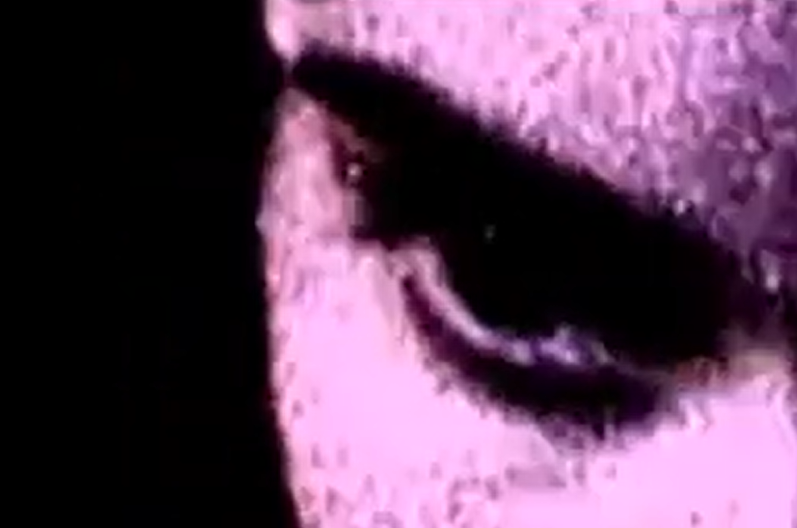
#> input picture docs/img/eye-reference.png, 797 x 528 px
$ python style_assets.py
#> lines starting #> are read from the running program, lines starting #| are printed output that depends on the picture
"""Build the image assets of the visual style (docs/visual-style.md) from the reference images.

    python tools/style_assets.py

Needs Pillow, which the application itself does not use. Writes:

    static/img/eye.png    the eye from docs/img/eye-reference.png, reduced to coarse pixels and
                          mapped onto the palette with ordered dithering; the browser enlarges it
                          without smoothing (image-rendering: pixelated) and the CSS fades it.
                          Background of the login page
    static/img/bg-*.png   the same treatment for parts cut from docs/img/style-reference.webp,
                          one per screen (CROPS below)
    static/img/grain.png  a tile of loose pink pixels, laid over surfaces for grit
    static/img/edge.png   a strip of pixels that thins out from top to bottom, under the navbar;
                          used as a mask, so the CSS gives it the accent colour of the screen.
                          Drawn at its display size (2x2 blocks), so the mask is never smoothed
"""
import os
import random

from PIL import Image

ROOT = os.path.dirname(os.path.dirname(os.path.abspath(__file__)))

# Palette from the reference images, dark to light.
RAMP = ["#030001", "#1c0719", "#612d58", "#cf8dc9", "#ffc0fc"]
PINK = (255, 192, 252)

# 4x4 Bayer matrix for ordered dithering, values 0..15.
BAYER = [
    [0, 8, 2, 10],
    [12, 4, 14, 6],
    [3, 11, 1, 9],
    [15, 7, 13, 5],
]


# Parts of docs/img/style-reference.webp (left, top, right, bottom), one background per screen.
CROPS = {
    "dashboard": (760, 250, 1500, 710),         # eye and eyebrow
    "interpreters": (0, 640, 720, 1100),        # hand on the microphone
    "interpreter-form": (1150, 560, 1890, 1020),  # beard
    "meetings": (540, 820, 1280, 1280),         # mouth and cigarette
    "meeting-form": (380, 380, 1120, 840),      # nose
    "error": (560, 0, 1300, 460),               # forehead and eyebrow
    "bookings": (1100, 20, 1840, 480),          # brow and hair, right
    "booking-form": (700, 850, 1445, 1310),     # lips and chin
    "invoices": (1170, 960, 1910, 1420),        # cheek, lower right
    "invoice-form": (320, 170, 1060, 630),      # dark profile and nose
    "worklists": (1000, 300, 1740, 760),        # temple and ear
}


def hex_rgb(value):
    return tuple(int(value[i:i + 2], 16) for i in (1, 3, 5))


def dither(source, name, width=200):
    """Reduce an image to `width` coarse pixels and map it onto RAMP with ordered dithering."""
#> called with name = 'eye.png', width = 200
    source = source.convert("L")
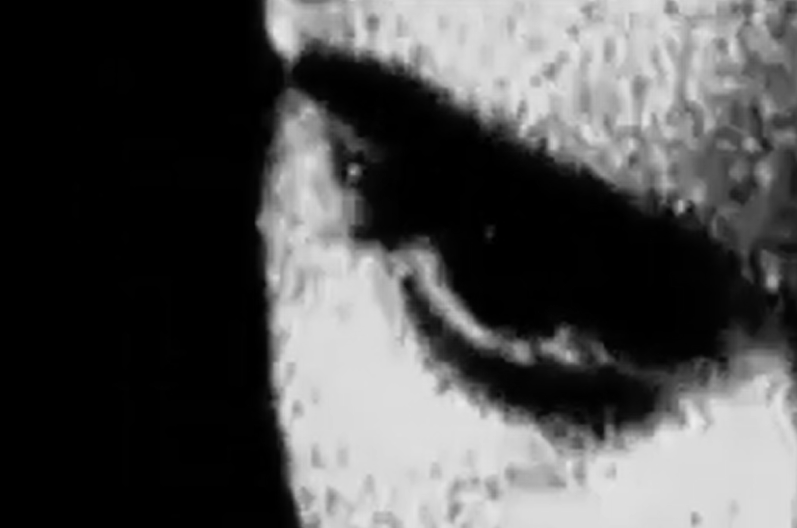
#> source: PIL image 797x528 L; min 0, max 236, mean 79.4
    height = round(source.height * width / source.width)
#> height = 132
    small = source.resize((width, height), Image.BOX)
    ramp = [hex_rgb(c) for c in RAMP]
    steps = len(ramp) - 1
    out = Image.new("RGB", small.size)
#> out: PIL image 200x132 RGB; every value is 0
    pixels = small.load()
    target = out.load()
    for y in range(height):
        for x in range(width):
            level = pixels[x, y] / 255 * steps
            low = min(int(level), steps - 1)
            threshold = (BAYER[y % 4][x % 4] + 0.5) / 16
            index = low + 1 if level - low > threshold else low
            target[x, y] = ramp[index]
    out.save(os.path.join(ROOT, "static", "img", name), optimize=True)
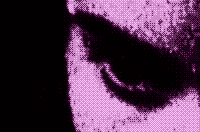
#> saved as eye.png: PIL image 200x132 RGB; mean R, G, B 78.3, 50.5, 74.6


def eye():
    dither(Image.open(os.path.join(ROOT, "docs", "img", "eye-reference.png")), "eye.png")


def screen_backgrounds():
    reference = Image.open(os.path.join(ROOT, "docs", "img", "style-reference.webp"))
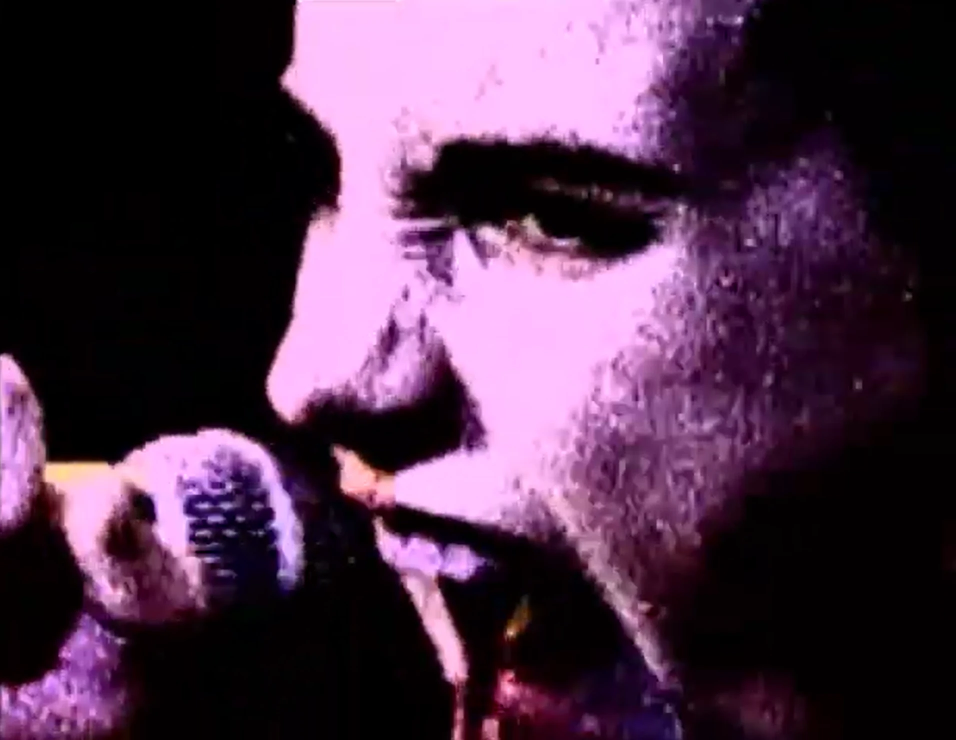
#> input picture docs/img/style-reference.webp, 1912 x 1480 px (shown at 1/2 size)
#> reference is the input picture: PIL image 1912x1480 RGB; mean R, G, B 78, 49.9, 74.4
    for name, box in CROPS.items():
        dither(reference.crop(box), "bg-{}.png".format(name))
#> this loop made 11 passes
#> pass 1, in dither (call 2), `source = source.convert("L")`:
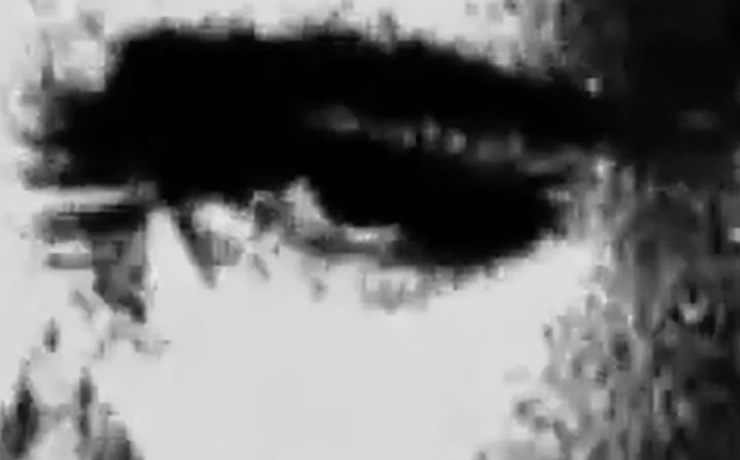
#> source: PIL image 740x460 L; min 0, max 236, mean 110.1
#> pass 1, in dither (call 2), `out.save(os.path.join(ROOT, "static", "img", name), optimize=True)`:
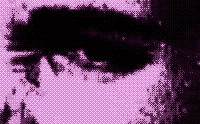
#> saved as bg-dashboard.png: PIL image 200x124 RGB; mean R, G, B 105.5, 68.6, 101.2


def grain(size=64, density=0.06, seed=7):
#> called with size = 64, density = 0.06, seed = 7
    rng = random.Random(seed)
    tile = Image.new("RGBA", (size, size), (0, 0, 0, 0))
#> tile: PIL image 64x64 RGBA; every value is 0
    for y in range(size):
        for x in range(size):
            if rng.random() < density:
                tile.putpixel((x, y), PINK + (rng.choice((90, 150, 255)),))
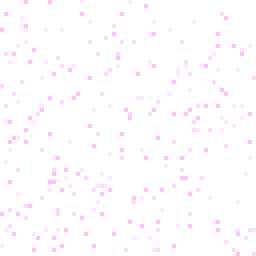
#> tile: PIL image 64x64 RGBA (shown 4 times larger); mean R, G, B, A 15.6, 11.8, 15.4, 10.5; transparent parts drawn white
    tile.save(os.path.join(ROOT, "static", "img", "grain.png"), optimize=True)


def edge(width=128, seed=11):
#> called with width = 128, seed = 11
    rng = random.Random(seed)
    rows = [1.0, 0.7, 0.45, 0.25, 0.12, 0.05]
    strip = Image.new("RGBA", (width, len(rows)), (0, 0, 0, 0))
    for y, density in enumerate(rows):
        for x in range(width):
            if rng.random() < density:
                strip.putpixel((x, y), PINK + (255,))
    strip = strip.resize((width * 2, len(rows) * 2), Image.NEAREST)
    strip.save(os.path.join(ROOT, "static", "img", "edge.png"), optimize=True)


if __name__ == "__main__":
    eye()
    screen_backgrounds()
    grain()
    edge()
